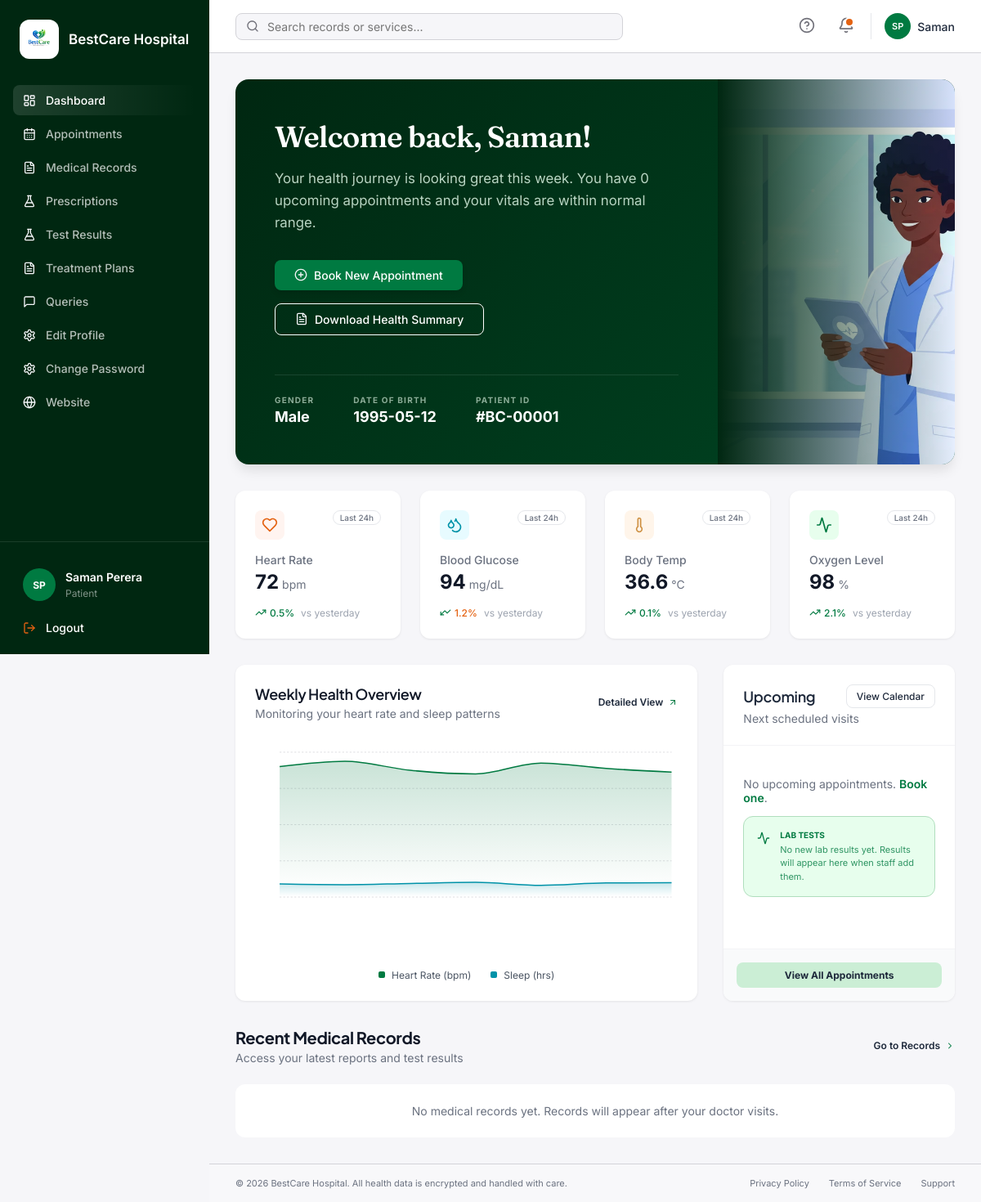
The app's page /patient/dashboard.php (signed in) with its own data.
### tables this page shows
CREATE TABLE patients (
    id INT AUTO_INCREMENT PRIMARY KEY,
    user_id INT NOT NULL,
    full_name VARCHAR(100) NOT NULL,
    dob DATE NOT NULL,
    gender ENUM('Male', 'Female', 'Other') NOT NULL,
    contact VARCHAR(20) NOT NULL,
    address VARCHAR(255) NOT NULL,
    FOREIGN KEY (user_id) REFERENCES users(id) ON DELETE CASCADE
);

### patient/dashboard.php (the view, shortened to what this page needs)
<?php
include("../includes/db.php");
$img = "/bestcare-hospital/assets/patient-dash";
$user_id = $_SESSION['user_id'];
$p_sql = "SELECT * FROM patients WHERE user_id=$user_id";
$p_result = mysqli_query($conn, $p_sql);
$patient = mysqli_fetch_array($p_result);
$patient_id = $patient['id'];
$full_name = $patient['full_name'];
$first_name = explode(' ', $full_name)[0];
$parts = explode(' ', $full_name);
$initials = strtoupper(substr($parts[0], 0, 1));
if (isset($parts[1])) {
    $initials .= strtoupper(substr($parts[1], 0, 1));
}
$appt_sql = "SELECT a.*, s.name AS service_name, st.full_name AS doctor_name, st.specialization
             FROM appointments a, services s, staff st
             WHERE a.service_id = s.id
             AND a.staff_id = st.id
             AND a.patient_id = $patient_id
             AND a.status IN ('Pending','Confirmed')
             AND a.appointment_date >= CURDATE()
             ORDER BY a.appointment_date ASC, a.appointment_time ASC
             LIMIT 3";
$appt_result = mysqli_query($conn, $appt_sql);
$upcoming_count = ($appt_result) ? mysqli_num_rows($appt_result) : 0;
$rec_sql = "SELECT m.*, st.full_name AS doctor_name
            FROM medical_records m, staff st
            WHERE m.staff_id = st.id
            AND m.patient_id = $patient_id
            ORDER BY m.visit_date DESC
            LIMIT 4";
$rec_result = mysqli_query($conn, $rec_sql);
$test_sql = "SELECT COUNT(*) AS total FROM test_results WHERE patient_id=$patient_id";
$test_result = mysqli_query($conn, $test_sql);
$test_row = mysqli_fetch_array($test_result);
$test_count = $test_row['total'];
?>
<!DOCTYPE html>
<html lang="en">
<head>
    <link rel="stylesheet" href="/bestcare-hospital/assets/css/patient-dashboard.css?v=16">
</head>
<body class="pd-body">
<aside class="pd-sidebar">
    <div class="pd-side-brand">
        <div class="pd-side-logo">
            <img src="/bestcare-hospital/assets/images/bestcarelogo.png" alt="Logo">
        </div>
        <span>BestCare Hospital</span>
    </div>
    <nav class="pd-nav" id="pdNav">
        <a class="active" href="dashboard.php">
            <img src="<?php echo $img; ?>/IMG_2.svg" alt=""> Dashboard
        </a>
        <a href="book-appointment.php">
            <img src="<?php echo $img; ?>/IMG_3.svg" alt=""> Appointments
        </a>
        <a href="medical-records.php">
            <img src="<?php echo $img; ?>/IMG_4.svg" alt=""> Medical Records
        </a>
        <a href="prescriptions.php">
            <img src="<?php echo $img; ?>/IMG_5.svg" alt=""> Prescriptions
        </a>
        <a href="test-results.php">
            <img src="<?php echo $img; ?>/IMG_5.svg" alt=""> Test Results
        </a>
        <a href="treatment-plans.php">
            <img src="<?php echo $img; ?>/IMG_4.svg" alt=""> Treatment Plans
        </a>
        <a href="my-queries.php">
            <img src="<?php echo $img; ?>/IMG_6.svg" alt=""> Queries
        </a>
        <a href="edit-profile.php">
            <img src="<?php echo $img; ?>/IMG_8.svg" alt=""> Edit Profile
        </a>
        <a href="change-password.php">
            <img src="<?php echo $img; ?>/IMG_8.svg" alt=""> Change Password
        </a>
        <a href="../index.php">
            <img src="<?php echo $img; ?>/IMG_7.svg" alt=""> Website
        </a>
    </nav>
    <div class="pd-side-footer" id="pdSideFooter">
        <div class="pd-profile">
            <div class="pd-avatar"><?php echo htmlspecialchars($initials); ?></div>
            <div>
                <p><?php echo htmlspecialchars($full_name); ?></p>
                <small>Patient</small>
            </div>
        </div>
        <a class="pd-logout" href="../auth/logout.php?role=patient">
            <img src="<?php echo $img; ?>/IMG_9.svg" alt=""> Logout
        </a>
    </div>
</aside>
<div class="pd-main">
    <header class="pd-topbar">
        <form class="pd-search" method="get" action="../search.php">
            <img src="<?php echo $img; ?>/IMG_11.svg" alt="">
            <input type="text" name="search_term" placeholder="Search records or services...">
        </form>
        <div class="pd-top-actions">
            <button class="pd-icon-btn" type="button" title="Help">
                <img src="<?php echo $img; ?>/IMG_10.svg" alt="Help">
            </button>
            <button class="pd-icon-btn" type="button" title="Notifications">
                <span class="pd-dot"></span>
            </button>
            <div class="pd-user-chip">
                <div class="mini"><?php echo htmlspecialchars($initials); ?></div>
                <span><?php echo htmlspecialchars($first_name); ?></span>
            </div>
        </div>
    </header>
    <main class="pd-content">
        <section class="pd-hero">
            <div class="pd-hero-left">
                <div>
                    <h1>Welcome back, <?php echo htmlspecialchars($first_name); ?>!</h1>
                    <p class="pd-hero-text">
                        Your health journey is looking great this week.
                        You have <?php echo (int)$upcoming_count; ?> upcoming appointment<?php echo $upcoming_count == 1 ? '' : 's'; ?>
                        and your vitals are within normal range.
                    </p>
                    <div class="pd-hero-actions">
                        <a class="pd-btn-green" href="book-appointment.php">
                            <img src="<?php echo $img; ?>/IMG_14.svg" alt=""> Book New Appointment
                        </a>
                        <a class="pd-btn-outline" href="medical-records.php">
                            <img src="<?php echo $img; ?>/IMG_4.svg" alt=""> Download Health Summary
                        </a>
                    </div>
                </div>
                <div class="pd-hero-meta">
                    <div>
                        <p class="label">Gender</p>
                        <p class="value"><?php echo htmlspecialchars($patient['gender']); ?></p>
                    </div>
                    <div>
                        <p class="label">Date of Birth</p>
                        <p class="value"><?php echo htmlspecialchars($patient['dob']); ?></p>
                    </div>
                    <div>
                        <p class="label">Patient ID</p>
                        <p class="value">#BC-<?php echo str_pad($patient_id, 5, '0', STR_PAD_LEFT); ?></p>
                    </div>
                </div>
            </div>
            <div class="pd-hero-right">
                <div class="pd-hero-fade"></div>
                <img src="<?php echo $img; ?>/IMG_13.webp" alt="Doctor">
            </div>
        </section>
        <section class="pd-vitals">
            <div class="pd-vital">
                <div class="pd-vital-top">
                    <div class="pd-vital-icon heart"><img src="<?php echo $img; ?>/IMG_15.svg" alt=""></div>
                    <span class="pd-chip">Last 24h</span>
                </div>
                <div class="pd-vital-mid">
                    <p class="name">Heart Rate</p>
                    <div><span class="num">72</span><span class="unit">bpm</span></div>
                </div>
                <div class="pd-vital-trend">
                    <img src="<?php echo $img; ?>/IMG_16.svg" alt="">
                    <span>0.5%</span><span class="muted">vs yesterday</span>
                </div>
            </div>
            <div class="pd-vital">
                <div class="pd-vital-top">
                    <div class="pd-vital-icon glucose"><img src="<?php echo $img; ?>/IMG_17.svg" alt=""></div>
                    <span class="pd-chip">Last 24h</span>
                </div>
                <div class="pd-vital-mid">
                    <p class="name">Blood Glucose</p>
                    <div><span class="num">94</span><span class="unit">mg/dL</span></div>
                </div>
                <div class="pd-vital-trend warn">
                    <img src="<?php echo $img; ?>/IMG_16.svg" alt="" style="transform:rotate(180deg);">
                    <span>1.2%</span><span class="muted">vs yesterday</span>
                </div>
            </div>
            <div class="pd-vital">
                <div class="pd-vital-top">
                    <div class="pd-vital-icon temp"><img src="<?php echo $img; ?>/IMG_18.svg" alt=""></div>
                    <span class="pd-chip">Last 24h</span>
                </div>
                <div class="pd-vital-mid">
                    <p class="name">Body Temp</p>
                    <div><span class="num">36.6</span><span class="unit">°C</span></div>
                </div>
                <div class="pd-vital-trend">
                    <img src="<?php echo $img; ?>/IMG_16.svg" alt="">
                    <span>0.1%</span><span class="muted">vs yesterday</span>
                </div>
            </div>
            <div class="pd-vital">
                <div class="pd-vital-top">
                    <div class="pd-vital-icon oxygen"><img src="<?php echo $img; ?>/IMG_19.svg" alt=""></div>
                    <span class="pd-chip">Last 24h</span>
                </div>
                <div class="pd-vital-mid">
                    <p class="name">Oxygen Level</p>
                    <div><span class="num">98</span><span class="unit">%</span></div>
                </div>
                <div class="pd-vital-trend">
                    <img src="<?php echo $img; ?>/IMG_16.svg" alt="">
                    <span>2.1%</span><span class="muted">vs yesterday</span>
                </div>
            </div>
        </section>
        <section class="pd-mid">
            <div class="pd-panel pd-panel-pad">
                <div class="pd-panel-head">
                    <div>
                        <h3>Weekly Health Overview</h3>
                        <p>Monitoring your heart rate and sleep patterns</p>
                    </div>
                    <a class="pd-link-green" href="medical-records.php">
                        Detailed View <img src="<?php echo $img; ?>/IMG_20.svg" alt="">
                    </a>
                </div>
                <div class="pd-chart">
                    <img src="<?php echo $img; ?>/IMG_21.svg" alt="Health Chart">
                </div>
                <div class="pd-legend">
                    <span><i class="hr"></i> Heart Rate (bpm)</span>
                    <span><i class="sleep"></i> Sleep (hrs)</span>
                </div>
            </div>
            <div class="pd-panel pd-upcoming">
                <div class="pd-upcoming-top">
                    <div class="row">
                        <h3>Upcoming</h3>
                        <a class="pd-cal-btn" href="my-appointments.php">View Calendar</a>
                    </div>
                    <p style="margin:0;font-size:14px;color:#6b7280;">Next scheduled visits</p>
                </div>
                <div class="pd-appt-list">
                    <?php
                    if ($appt_result && mysqli_num_rows($appt_result) > 0) {
                        while ($a = mysqli_fetch_array($appt_result)) {
                            $mo = strtoupper(date('M', strtotime($a['appointment_date'])));
                            $dy = date('d', strtotime($a['appointment_date']));
                            $tm = date('h:i A', strtotime($a['appointment_time']));
                            echo '<div class="pd-appt">';
                            echo '<div class="pd-date-box"><span class="mo">' . $mo . '</span><span class="dy">' . $dy . '</span></div>';
                            echo '<div class="pd-appt-info">';
                            echo '<p class="name">' . htmlspecialchars($a['doctor_name']) . '</p>';
                            echo '<p class="meta">' . htmlspecialchars($a['specialization']) . ' • ' . htmlspecialchars($a['service_name']) . '</p>';
                            echo '</div>';
                            echo '<div class="pd-appt-right">';
                            echo '<div class="time"><img src="' . $img . '/IMG_22.svg" alt=""> ' . $tm . '</div>';
                            echo '<a href="my-appointments.php">Manage</a>';
                            echo '</div></div>';
                        }
                    } else {
                        echo '<p style="font-size:14px;color:#6b7280;">No upcoming appointments. <a href="book-appointment.php" style="color:#007A41;font-weight:600;">Book one</a>.</p>';
                    }
                    ?>
                    <div class="pd-lab-alert">
                        <img src="<?php echo $img; ?>/IMG_19.svg" alt="">
                        <div>
                            <p class="title">Lab Tests</p>
                            <p class="desc">
                                <?php if ($test_count > 0) { ?>
                                    You have <?php echo (int)$test_count; ?> test result(s) available in Test Results.
                                <?php } else { ?>
                                    No new lab results yet. Results will appear here when staff add them.
                                <?php } ?>
                            </p>
                        </div>
                    </div>
                </div>
                <div class="pd-upcoming-foot">
                    <a class="pd-btn-soft" href="my-appointments.php">View All Appointments</a>
                </div>
            </div>
        </section>
        <section>
            <div class="pd-records-head">
                <div>
                    <h2>Recent Medical Records</h2>
                    <p>Access your latest reports and test results</p>
                </div>
                <a class="pd-link-green" href="medical-records.php">
                    Go to Records <img src="<?php echo $img; ?>/IMG_23.svg" alt="">
                </a>
            </div>
            <div class="pd-records">
                <?php
                if ($rec_result && mysqli_num_rows($rec_result) > 0) {
                    while ($r = mysqli_fetch_array($rec_result)) {
                        echo '<div class="pd-record">';
                        echo '<div class="pd-record-top">';
                        echo '<div class="pd-record-icon"><img src="' . $img . '/IMG_4.svg" alt=""></div>';
                        echo '<span class="pd-tag">Visit</span>';
                        echo '</div>';
                        echo '<h4>' . htmlspecialchars($r['diagnosis']) . '</h4>';
                        echo '<p class="doc">' . htmlspecialchars($r['doctor_name']) . '</p>';
                        echo '<div class="pd-record-foot">';
                        echo '<span class="date">' . htmlspecialchars($r['visit_date']) . '</span>';
                        echo '<a href="record-details.php?id=' . (int)$r['id'] . '">View Report <img src="' . $img . '/IMG_20.svg" alt=""></a>';
                        echo '</div></div>';
                    }
                } else {
                    echo '<div class="pd-empty">No medical records yet. Records will appear after your doctor visits.</div>';
                }
                ?>
            </div>
        </section>
    </main>
    <footer class="pd-footer">
        <p>© 2026 BestCare Hospital. All health data is encrypted and handled with care.</p>
        <div class="pd-footer-links">
            <a href="#">Privacy Policy</a>
            <a href="#">Terms of Service</a>
            <a href="../contact.php">Support</a>
        </div>
    </footer>
</div>
</body>
</html>

### records on screen
patients: full_name "SP", full_name "Saman Perera", full_name "Saman", gender "Male", dob "1995-05-12", id "00001"

### other values on screen
$upcoming_count "0"
